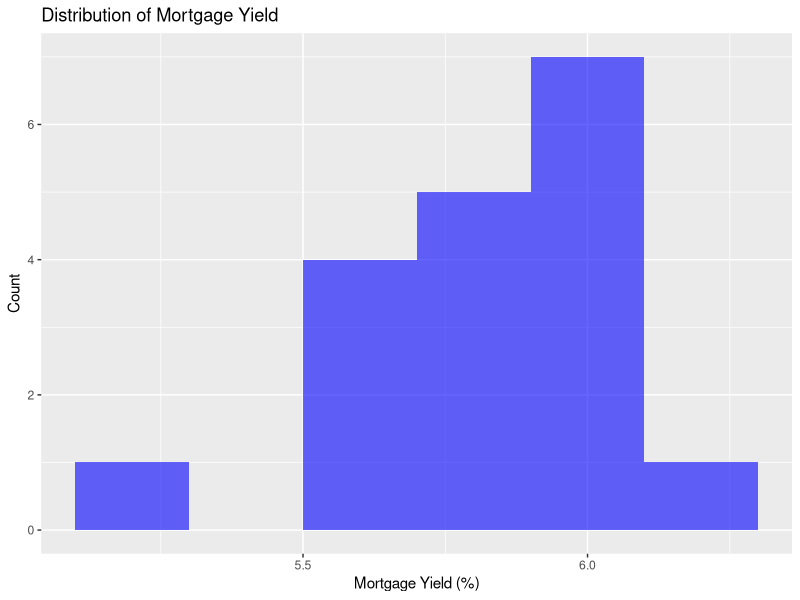
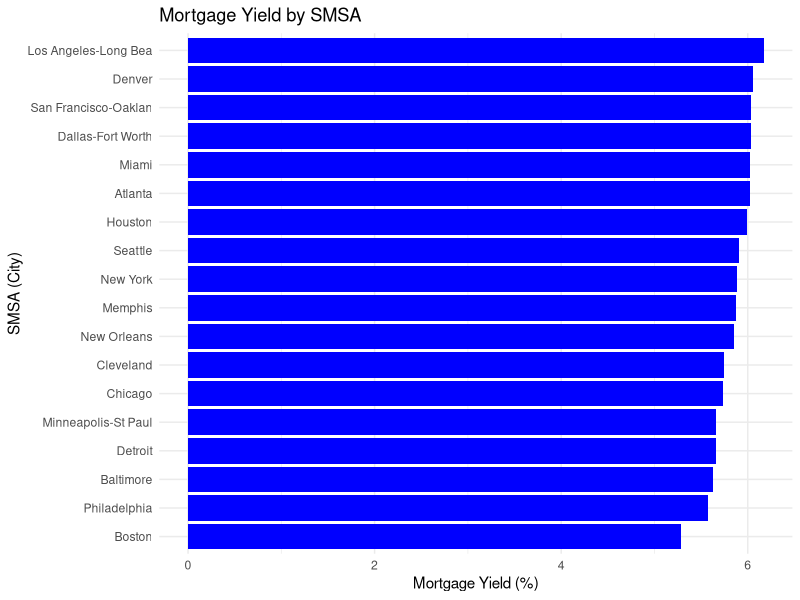
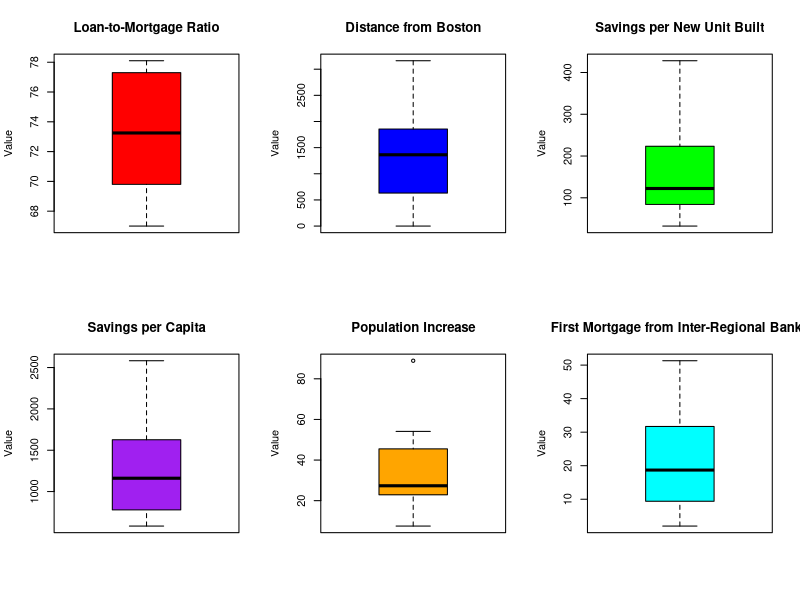
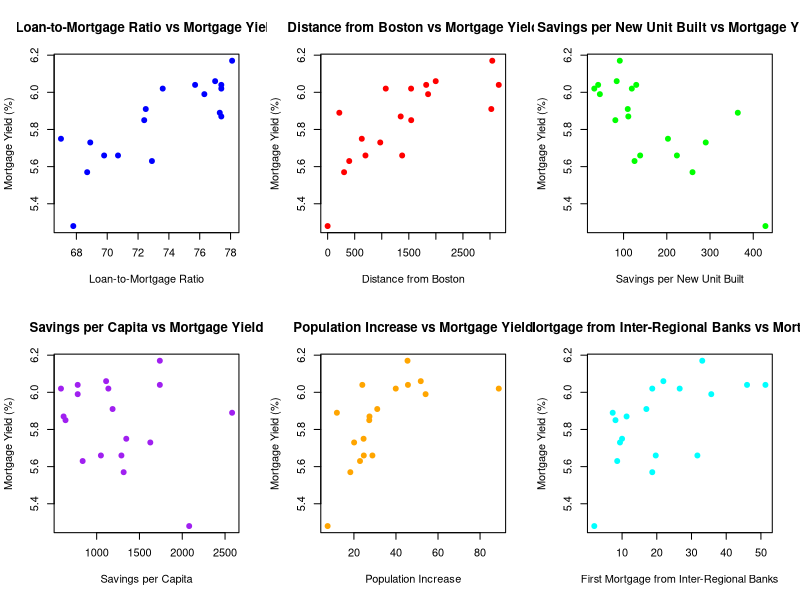
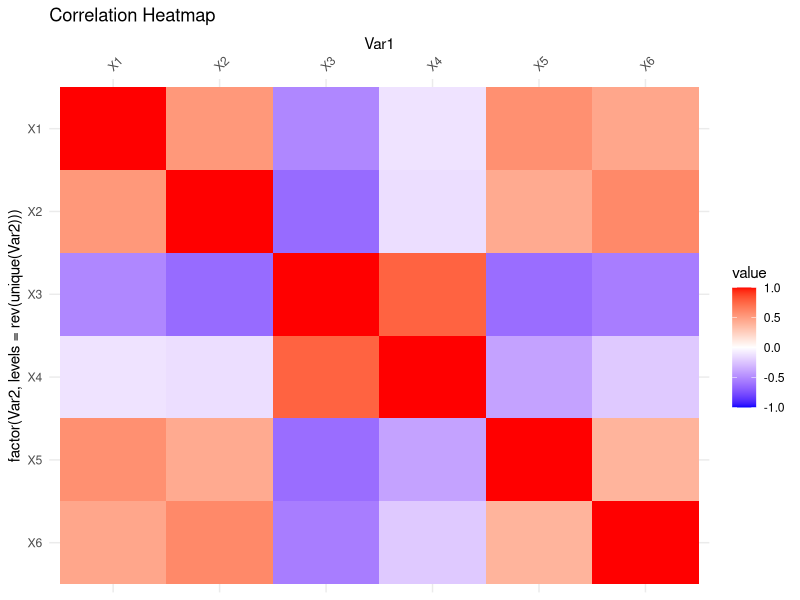
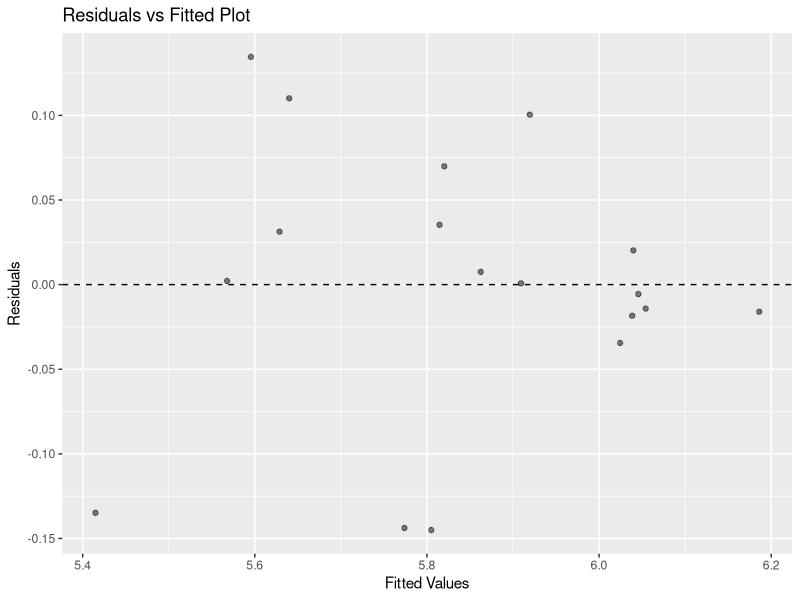
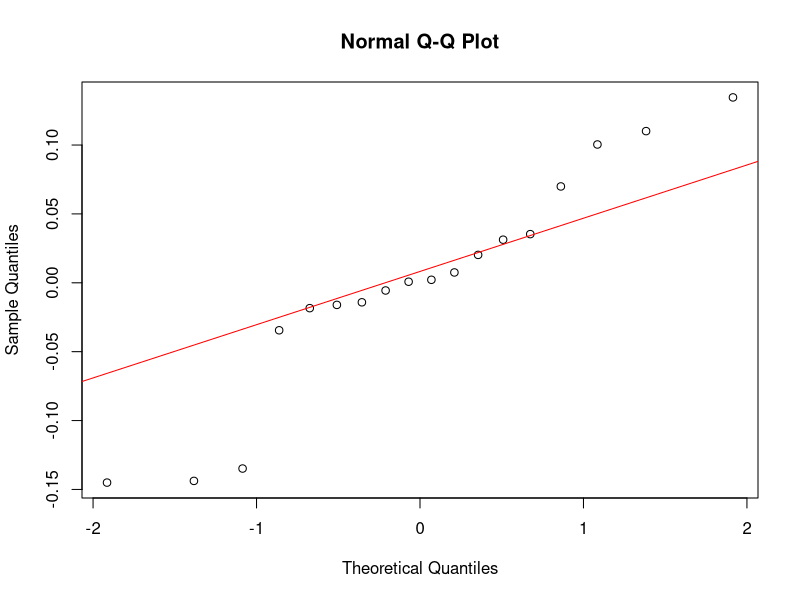

The R script that drew these images, in order:
## ---- chunk 1
# Load necessary libraries
library(ggplot2)
library(tidyverse)
library(dplyr)
library(knitr)
library(kableExtra)
library(xtable)
library(MASS)
library(car)
library(magrittr)

# Read data
df <- read.csv("myield.csv")

# Rename columns for easier reference
colnames(df) <- c("smsa", "mortYld", "X1", "X2", "X3", "X4", "X5", "X6")

# Display first few rows
kable(head(df), caption = "First few rows of the dataset") %>% kable_styling()
## ---- chunk 2
# Count missing values
colSums(is.na(df))

## ---- chunk 3
# Summary Statistics
summary_stats <- summary(df)
kable(summary_stats, caption = "Summary Statistics of Variables") %>% kable_styling()
## ---- chunk 4
# Histogram of Mortgage Yield
ggplot(df, aes(x = mortYld)) + 
  geom_histogram(binwidth = 0.2, fill = "blue", alpha = 0.6) +
  labs(title = "Distribution of Mortgage Yield", x = "Mortgage Yield (%)", y = "Count")

# Create a named vector where mortgage yield values are associated with their respective SMSAs
df <- df %>% arrange(desc(mortYld))  

# Create a better bar chart
ggplot(df, aes(x = reorder(smsa, mortYld), y = mortYld)) + 
  geom_bar(stat = "identity", fill = "blue") +
  coord_flip() +  # Flip coordinates to make labels readable
  labs(title = "Mortgage Yield by SMSA", x = "SMSA (City)", y = "Mortgage Yield (%)") +
  theme_minimal()


# Set up a 2x3 plotting area
par(mfrow = c(2, 3))  

# Define variable names
var_names <- c("Loan-to-Mortgage Ratio", "Distance from Boston", 
               "Savings per New Unit Built", "Savings per Capita", 
               "Population Increase", "First Mortgage from Inter-Regional Banks")

# Define colors for better visualization
box_colors <- c("red", "blue", "green", "purple", "orange", "cyan")

# Loop through each variable (X1 to X6) and create a boxplot
for (i in 1:6) {
  boxplot(df[[paste0("X", i)]], 
          main = var_names[i], 
          col = box_colors[i], 
          ylab = "Value")
}

# Reset plotting parameters to default
par(mfrow = c(1, 1))
## ---- chunk 5
# Set up a 2x3 grid for multiple scatter plots
par(mfrow = c(2, 3))

# Define variable names
var_names <- c("Loan-to-Mortgage Ratio", "Distance from Boston", 
               "Savings per New Unit Built", "Savings per Capita", 
               "Population Increase", "First Mortgage from Inter-Regional Banks")

# Define colors for better visualization
point_colors <- c("blue", "red", "green", "purple", "orange", "cyan")

# Loop through each variable (X1 to X6) and create a scatterplot against mortYld
for (i in 1:6) {
  plot(df[[paste0("X", i)]], df$mortYld,
       main = paste(var_names[i], "vs Mortgage Yield"),
       xlab = var_names[i], ylab = "Mortgage Yield (%)",
       col = point_colors[i], pch = 19)
}

# Reset plotting parameters to default
par(mfrow = c(1, 1))

## ---- chunk 6
# Correlation Matrix
# Compute correlation matrix
cor_matrix <- round(cor(df[,3:8]), 2)  # Excluding 'smsa' and 'mortYld'
kable(cor_matrix, caption = "Correlation Matrix") %>% kable_styling()
## ---- chunk 7
library(ggplot2)
library(reshape2)

# Convert correlation matrix to long format for heatmap
melted_cor <- melt(cor_matrix)

# Reverse the order of the y-axis (Var2) so that X1 appears at the top-left
ggplot(data = melted_cor, aes(x=Var1, y=factor(Var2, levels=rev(unique(Var2))), fill=value)) + 
  geom_tile() +
  scale_fill_gradient2(low="blue", high="red", mid="white", 
                       midpoint=0, limit=c(-1,1), space="Lab") +
  scale_x_discrete(position = "top") +  # Move X-axis labels to top
  theme_minimal() +
  theme(axis.text.x = element_text(angle = 45, hjust = 0)) + # Rotate labels for readability
  ggtitle("Correlation Heatmap")
## ---- chunk 8
# Fit linear regression model
model <- lm(mortYld ~ X1 + X2 + X3 + X4 + X5 + X6, data = df)

# Model summary
summary(model)

## ---- chunk 9
# Stepwise regression (both directions)
step_model <- stepAIC(model, direction = "both")
summary(step_model)
## ---- chunk 10
#model with interactions
interaction_model <- lm(mortYld ~ X1 * X3 * X4, data = df)

# Summary of the model
summary(interaction_model)

## ---- chunk 11
reduced_interaction_model <- lm(mortYld ~ X1 + X3 + X4 + X1:X3 + X1:X4 + X3:X4, data = df)
summary(reduced_interaction_model)
step_interaction_model <- stepAIC(lm(mortYld ~ X1 * X3 * X4, data = df), direction = "both")
summary(step_interaction_model)

## ---- chunk 12
# Compute Variance Inflation Factor (VIF)
vif_values <- vif(model)
kable(as.data.frame(vif_values), caption = "Variance Inflation Factors (VIF)") %>% kable_styling()

## ---- chunk 13
# Residuals vs Fitted Plot
ggplot(data.frame(fitted = fitted(model), residuals = resid(model)), aes(x = fitted, y = residuals)) +
  geom_point(alpha = 0.5) +
  geom_hline(yintercept = 0, linetype = "dashed") +
  labs(title = "Residuals vs Fitted Plot", x = "Fitted Values", y = "Residuals")
## ---- chunk 14
# QQ-Plot of Residuals
qqnorm(resid(model))
qqline(resid(model), col = "red")
## ---- chunk 15
coeffs <- round(coef(model), 2)
kable(as.data.frame(coeffs), caption = "Final Model Coefficients") %>% kable_styling()
